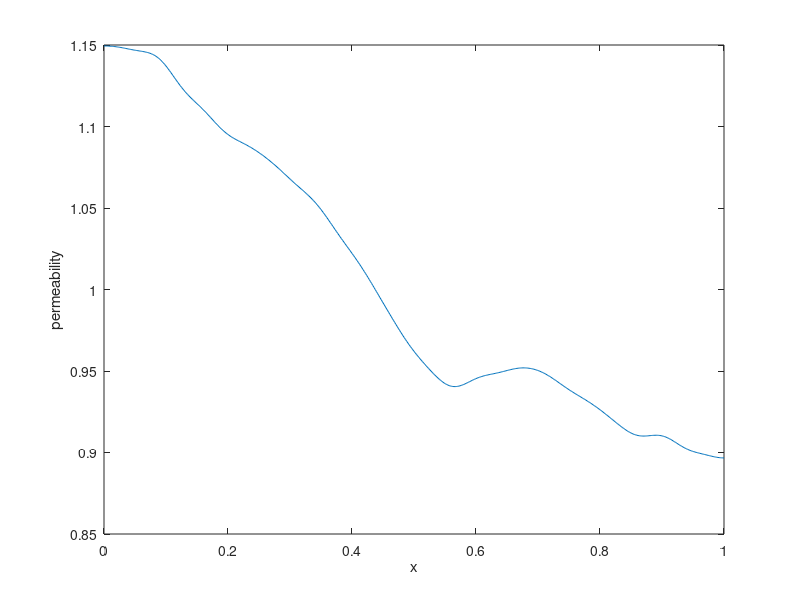

Reproduce this figure in MATLAB. (Note: this script raises an error after producing the figure.)
clear, clc, close all

% consider 1D Darcy flow problem 
%       - d/dx ( a(x,theta) d/dx(u(x,theta)) ) = f(x),  for x \in (0,1)
%       u(0,theta) = 0,   u(1,theta) = 0
% where 
%       f(x) = 1000 if x \in [0, 0.5]; 
%       f(x) = 2000 if x \in [0.5, 1].
% 
% The equation describes the pressure field u(x,theta) in a porous medium 
% with a random permeability field a(x, theta). 
% Here, x is the location and theta is the parameter to model randomness.
% a(x, theta) is modeled by a log-normal random field.
%
% Example: 
%   The quantity of interest is E[u(1/3, theta)], where the expectation is
%   taken over the parameter theta (a Nl-dimensional Gaussian vector). 


%% parameters
N = 512;
Nl = 32;
d = 2;
tau = 3;
f = @(x) 1000*(x<=0.5) + 2000*(x>0.5);         % source of fluid 
% f = @(x) ones(size(x));

%% KL expansion 
phi = @(l,x) sqrt(2)*cos(pi*l.*x);
lambda = @(l) (pi^2*l.^2 + tau.^2).^(-d);
sqrt_lambda_all = sqrt(lambda(1:Nl))';

theta_all = randn(Nl, 1);                      % randomness comes from here
a = @(x) exp( sum(theta_all .* sqrt_lambda_all .* phi((1:Nl)', x), 1) );
xgrid = linspace(0, 1, N+1);

%%% plot one realization of permeability field a(x,theta)
plot(xgrid, a(xgrid));
xlabel('x'); ylabel('permeability');

%% solve the pde for one realization of a(x,theta)
[~, u] = solve_darcy_1d(1/3, theta_all, f, N, Nl, d, tau);
figure(2);
plot(xgrid, u);
xlabel('x'); ylabel('u(x)');


%% solution u with respect to theta
% M = 100;                      % M collocation points of theta
% theta1 = linspace(-3,3,M);
% ux = zeros(M,1);
% 
% for m = 1:M
%     theta_all = [theta1(m); zeros(Nl-1, 1)];
%     ux(m) = solve_darcy_1d(1/3, theta_all, f, N, Nl, d, tau);
% end
% plot(theta1, ux);



%% dependencies
function [u_x, u] = solve_darcy_1d(x, theta, f, N, Nl, d, tau)
% solve the pde for one realization of a(x,theta)
% using finite difference scheme
phi = @(l,x) sqrt(2)*cos(pi*l.*x);
lambda = @(l) (pi^2*l.^2 + tau.^2).^(-d);
sqrt_lambda_all = sqrt(lambda(1:Nl))';

a = @(x) exp( sum(theta .* sqrt_lambda_all .* phi((1:Nl)', x), 1) );
xgrid = linspace(0, 1, N+1);

dx = 1/N;
agrid = a(xgrid);
A = diag( agrid(1:N-1) + 2*agrid(2:N) + agrid(3:N+1) );
A = A + diag( -(agrid(2:N-1) + agrid(3:N)) , -1) ...
    + diag( -(agrid(2:N-1) + agrid(3:N)) , 1);
fgrid = f(xgrid(2:N))' * (2*dx*dx);
u = A \ fgrid;
u = [0; u; 0];
u_x = interp1(xgrid, u, x, 'linear');
end










